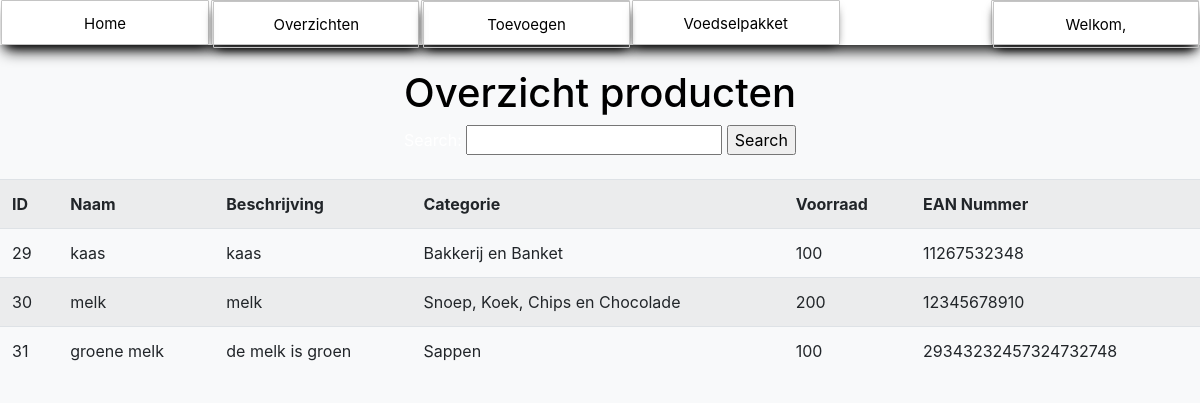
Screenshot of /alleproducten.php (signed in) with the database file from the repository.
### tables this page shows
CREATE TABLE `producten` (
  `id` int(11) NOT NULL,
  `naam` varchar(255) NOT NULL,
  `beschrijving` varchar(100) NOT NULL,
  `categorie` varchar(500) NOT NULL,
  `voorraad` int(11) NOT NULL,
  `EAN_Nummer` varchar(255) NOT NULL
);

### alleproducten.php (the view, shortened to what this page needs)
<!DOCTYPE html>
<html lang="en">
<head>
    <link href="https://stackpath.bootstrapcdn.com/bootstrap/4.5.0/css/bootstrap.min.css" rel="stylesheet">
</head>
<body class="bg-light">
    <?php
        include "navigation.php";
        if (isset($_SESSION['loggedin']) && $_SESSION['loggedin'] == true) {
    ?>
    <br>
    <CENTER><h1 style="color: black;">Overzicht producten</h1>
    <form method="GET" action="search.php">
    Search: <input type="text" name="query">
    <input type="submit" value="Search">
</form>
    <div class="table-responsive mt-4">
        <table class="table table-striped">
        <tr>
            <th>ID</th>
            <th>Naam</th>
            <th>Beschrijving</th>
            <th>Categorie</th>
            <th>Voorraad</th>
            <th>EAN Nummer</th>
        </tr>
        </div>
        </CENTER>
<?php
        include 'config.php';
        $sql = "SELECT * FROM producten";
        $params = [];
        try {
            $stmt = $conn->prepare($sql);
            $stmt->execute($params);
            $products = $stmt->fetchAll();
            foreach ($products as $product) {
                echo "<tr>";
                echo "<td>" . $product['id'] . "</td>";
                echo "<td>" . $product['naam'] . "</td>";
                echo "<td>" . $product['beschrijving'] . "</td>";
                echo "<td>" . $product['categorie'] . "</td>";
                echo "<td>" . $product['voorraad'] . "</td>";
                echo "<td>" . $product['EAN_Nummer'] . "</td>";
                echo "</tr>";
            }
        } catch (PDOException $e) {
            echo "<div class='alert alert-danger'>" . $e->getMessage() . "</div>";
        }
    }
    ?>
</body>
</html>

### navigation.css (style rules this page uses)
body { color: white; padding: 0; margin: 0; }

### rows the page displays
producten: id "29", naam "kaas", beschrijving "kaas", categorie "Bakkerij en Banket", voorraad "100", EAN_Nummer "11267532348"
producten: id "30", naam "melk", beschrijving "melk", categorie "Snoep, Koek, Chips en Chocolade", voorraad "200", EAN_Nummer "12345678910"
producten: id "31", naam "groene melk", beschrijving "de melk is groen", categorie "Sappen", voorraad "100", EAN_Nummer "29343232457324732748"
